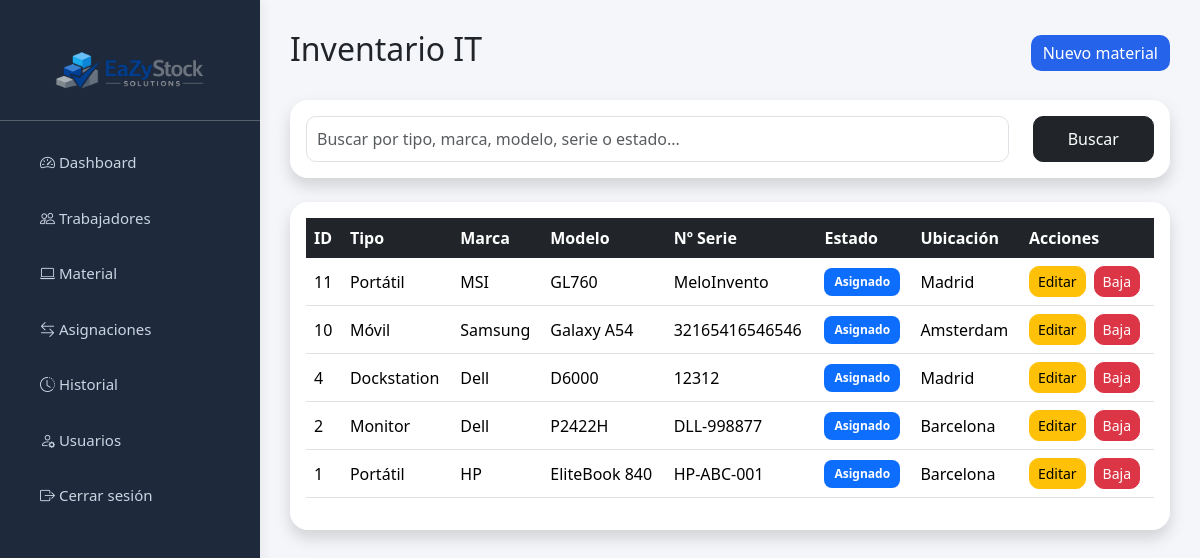
/material/listar.php (signed in), run on an earlier commit of the app's database.
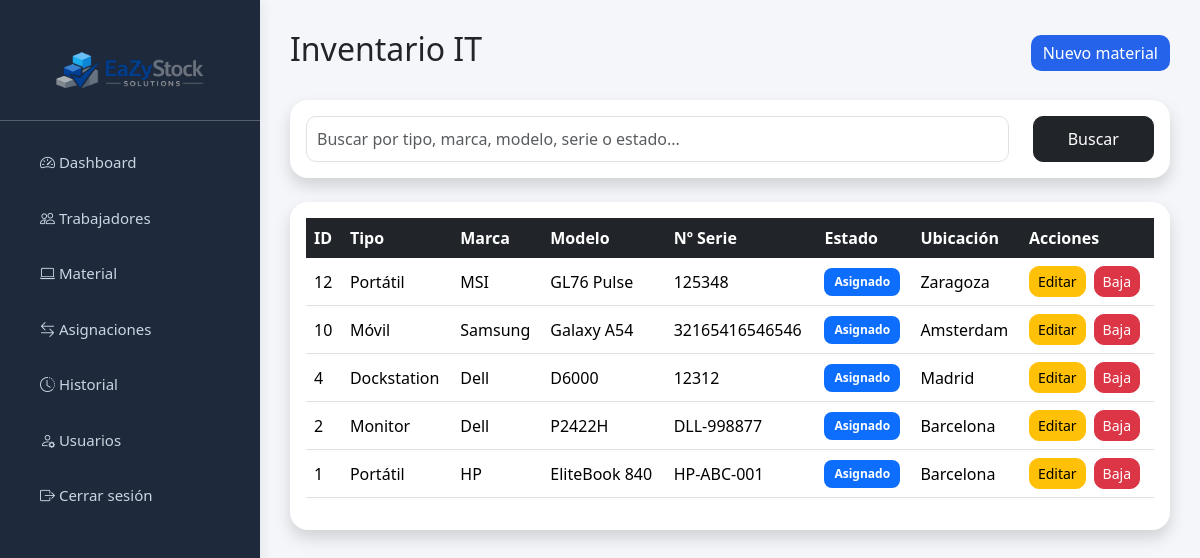
And on a later commit of the database.
### tables this page shows
CREATE TABLE `material` (
  `id` int(11) NOT NULL,
  `tipo` enum('Portátil','Sobremesa','Monitor','Móvil','Dockstation','Tablet','Surface') NOT NULL,
  `marca` varchar(100) DEFAULT NULL,
  `modelo` varchar(100) DEFAULT NULL,
  `numero_serie` varchar(150) NOT NULL,
  `estado` enum('Disponible','Asignado','Reparación','Baja') DEFAULT 'Disponible',
  `ubicacion` varchar(100) DEFAULT 'Almacén IT',
  `fecha_compra` date DEFAULT NULL,
  `fecha_garantia` date DEFAULT NULL,
  `activo` tinyint(1) DEFAULT 1
);

### material/listar.php (the view, shortened to what this page needs)
<?php
include '../config/conexion.php';
include '../includes/header.php';
include '../includes/sidebar.php';
$busqueda = "";
$sql = "
SELECT *
FROM material
WHERE activo = 1
AND (
tipo LIKE ?
OR marca LIKE ?
OR modelo LIKE ?
OR numero_serie LIKE ?
OR estado LIKE ?
OR ubicacion LIKE ?
)
ORDER BY id DESC
";
$stmt = $conn->prepare($sql);
$buscar = "%".$busqueda."%";
$stmt->bind_param(
"ssssss",
$buscar,
$buscar,
$buscar,
$buscar,
$buscar,
$buscar
);
$stmt->execute();
$resultado = $stmt->get_result();
?>
<div class="main-content">
    <div class="d-flex justify-content-between align-items-center mb-4">
        <h2>
            Inventario IT
        </h2>
        <a
            href="crear.php"
            class="btn btn-primary"
        >
            Nuevo material
        </a>
    </div>
    <div class="card shadow mb-4">
        <div class="card-body">
            <form method="GET">
                <div class="row">
                    <div class="col-md-10">
                        <input
                            type="text"
                            name="busqueda"
                            class="form-control"
                            placeholder="Buscar por tipo, marca, modelo, serie o estado..."
                            value="<?php echo $busqueda; ?>"
                        >
                    </div>
                    <div class="col-md-2 d-grid">
                        <button
                            type="submit"
                            class="btn btn-dark"
                        >
                            Buscar
                        </button>
                    </div>
                </div>
            </form>
        </div>
    </div>
    <div class="card shadow">
        <div class="card-body">
            <table class="table table-hover align-middle">
                <thead class="table-dark">
                    <tr>
                        <th>ID</th>
                        <th>Tipo</th>
                        <th>Marca</th>
                        <th>Modelo</th>
                        <th>Nº Serie</th>
                        <th>Estado</th>
                        <th>Ubicación</th>
                        <th>Acciones</th>
                    </tr>
                </thead>
                <tbody>
                    <?php while($fila = $resultado->fetch_assoc()) { ?>
                        <tr>
                            <td>
                                <?php echo $fila['id']; ?>
                            </td>
                            <td>
                                <?php echo $fila['tipo']; ?>
                            </td>
                            <td>
                                <?php echo $fila['marca']; ?>
                            </td>
                            <td>
                                <?php echo $fila['modelo']; ?>
                            </td>
                            <td>
                                <?php echo $fila['numero_serie']; ?>
                            </td>
                            <td>
                                <?php
                                if($fila['estado'] == 'Disponible') {
                                    echo '<span class="badge bg-success">Disponible</span>';
                                }
                                elseif($fila['estado'] == 'Asignado') {
                                    echo '<span class="badge bg-primary">Asignado</span>';
                                }
                                elseif($fila['estado'] == 'Reparación') {
                                    echo '<span class="badge bg-warning text-dark">Reparación</span>';
                                }
                                else {
                                    echo '<span class="badge bg-danger">Baja</span>';
                                }
                                ?>
                            </td>
                            <td>
                                <?php echo $fila['ubicacion']; ?>
                            </td>
                            <td>
                                <div class="d-flex gap-2">
                                    <a
                                        href="editar.php?id=<?php echo $fila['id']; ?>"
                                        class="btn btn-warning btn-sm"
                                    >
                                        Editar
                                    </a>
                                    <a
                                        href="baja.php?id=<?php echo $fila['id']; ?>"
                                        class="btn btn-danger btn-sm btn-confirmar"
                                    >
                                        Baja
                                    </a>
                                </div>
                            </td>
                        </tr>
                    <?php } ?>
                </tbody>
            </table>
        </div>
    </div>
</div>
<?php include '../includes/footer.php'; ?>

What changed in the data, as far as the page shows it:
removed material: id "11", tipo "Portátil", marca "MSI", modelo "GL760", numero_serie "MeloInvento", estado "Asignado", ubicacion "Madrid"
added material: id "12", tipo "Portátil", marca "MSI", modelo "GL76 Pulse", numero_serie "125348", estado "Asignado", ubicacion "Zaragoza"
